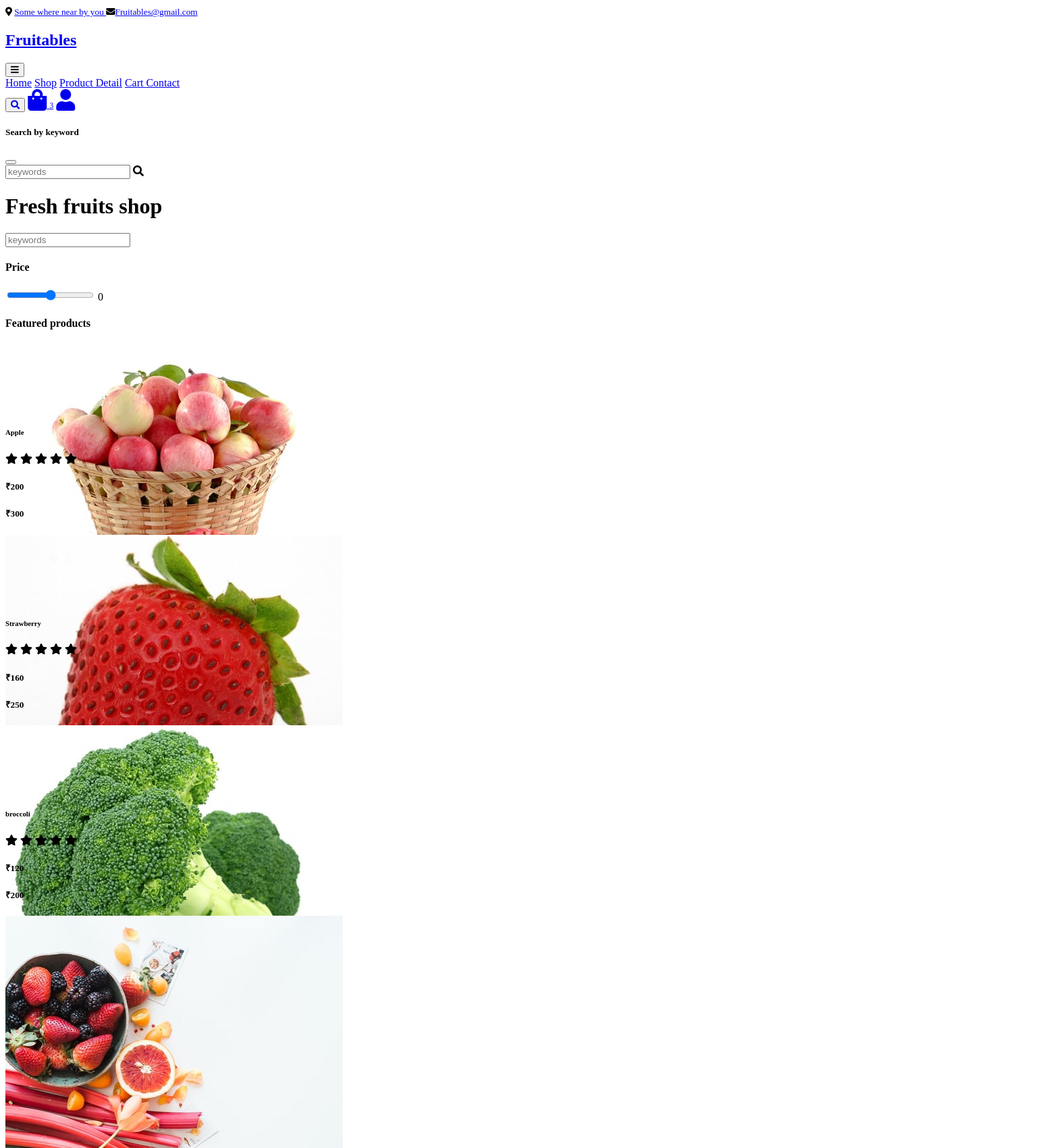
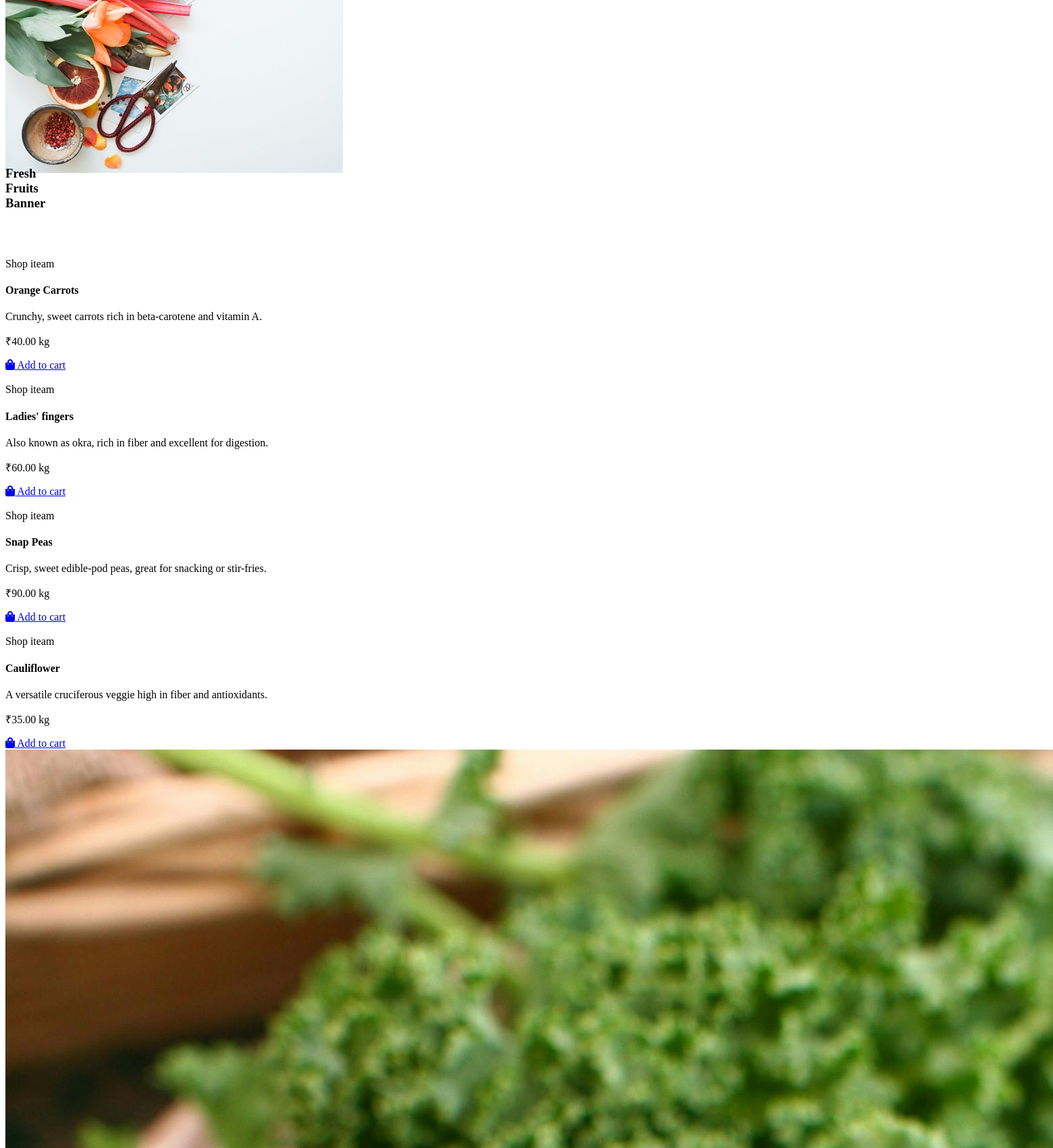
The app's page /shop/ (signed in, upper part) with its own data (2 pictures, top to bottom).
### products/models.py (models this page shows, shortened)
class Product(models.Model):
    category = models.ForeignKey(Category, on_delete=models.CASCADE)
    product_name = models.CharField(max_length=200)
    description = models.TextField(blank=True, null=True)
    price = models.DecimalField(max_digits=10, decimal_places=2)
    quantity = models.IntegerField(default = 0)
    image = models.ImageField(upload_to='Fruit_images/', blank=True, null=True)
    is_available = models.BooleanField(default=True)
    created_at = models.DateTimeField(auto_now_add=True)

### core/views.py (the view, shortened to what this page needs)
# urls.py: path('shop/', shop_random, name="shop")
@login_required(login_url="/account/sign_in/")
def shop_random(request):
    Random_obj = []
    fruit_list = product_model.Product.objects.filter(category=2)
    for f in fruit_list:
        f.type = "fruit"
        Random_obj.append(f)
    veg_list = product_model.Product.objects.filter(category=1)
    for g in veg_list:
        g.type = "veg"
        Random_obj.append(g)
    obj = random.sample(Random_obj,  min(9, len(Random_obj)))
    all_product = product_model.Product.objects.all()
    keywords = request.GET.get("keywords","")
    if keywords:
        all_product = all_product.filter(product_name__icontains = keywords)
    use_range = request.GET.get('rangeInput')
    return render(request, "core/shop.html", {'shop_Random_choices': obj,'final_result':all_product,'keywords':keywords})

### core/templates/core/shop.html (shortened to what this page needs)
{% extends 'core/base.html' %}
{% block start %}
{% load static %}
<div class="modal fade" id="searchModal" tabindex="-1" aria-labelledby="exampleModalLabel" aria-hidden="true">
    <div class="modal-dialog modal-fullscreen">
        <div class="modal-content rounded-0">
            <div class="modal-header">
                <h5 class="modal-title" id="exampleModalLabel">Search by keyword</h5>
                <button type="button" class="btn-close" data-bs-dismiss="modal" aria-label="Close"></button>
            </div>
            <div class="modal-body d-flex align-items-center">
                <div class="input-group w-75 mx-auto d-flex">
                    <input type="search" class="form-control p-3" placeholder="keywords"
                        aria-describedby="search-icon-1">
                    <span id="search-icon-1" class="input-group-text p-3"><i class="fa fa-search"></i></span>
                </div>
            </div>
        </div>
    </div>
</div>
<div class="container-fluid fruite py-5">
    <div class="container py-5">
        <h1 class="mb-4">Fresh fruits shop</h1>
        <div class="row g-4">
            <div class="col-lg-12">
                <div class="row g-4">
                    <div class="col-xl-3">
                        <div class="input-group w-100 mx-auto d-flex">
                            <form method="get">
                            <input type="search" value="{{keywords}}" name="keywords" class="form-control p-3" placeholder="keywords"
                                aria-describedby="search-icon-1">
                            </form>
                        </div>
                    </div>
                </div>
                <div class="row g-4">
                    <div class="col-lg-3">
                        <div class="row g-4">
                            <div class="col-lg-12">
                                <div class="mb-3">
                                    <h4 class="mb-2">Price</h4>
                                    <form method="get" id="rangeForm">
                                        <input type="range" class="form-range w-100" id="rangeInput"  name="rangeInput"
                                            min="0" max="1000" value="{{use_range}}" oninput="amount.value = this.value"
                                            onchange="document.getElementById('rangeForm').submit();">
                                        <output id="amount" for="rangeInput">{%if use_range %}{{use_range}}{% else %}0{% endif %}</output>
                                    </form>
                                </div>
                            </div>
                            <div class="col-lg-12">
                                <h4 class="mb-3">Featured products</h4>
                                <div class="d-flex align-items-center justify-content-start">
                                    <div class="rounded me-4" style="width: 100px; height: 100px;">
                                        <img src="{%static 'core/images/featur-1.jpg' %}" class="img-fluid rounded"
                                            alt="">
                                    </div>
                                    <div>
                                        <h6 class="mb-2">Apple</h6>
                                        <div class="d-flex mb-2">
                                            <i class="fa fa-star text-secondary"></i>
                                            <i class="fa fa-star text-secondary"></i>
                                            <i class="fa fa-star text-secondary"></i>
                                            <i class="fa fa-star text-secondary"></i>
                                            <i class="fa fa-star"></i>
                                        </div>
                                        <div class="d-flex mb-2">
                                            <h5 class="fw-bold me-2">₹200</h5>
                                            <h5 class="text-danger text-decoration-line-through">₹300</h5>
                                        </div>
                                    </div>
                                </div>
                                <div class="d-flex align-items-center justify-content-start">
                                    <div class="rounded me-4" style="width: 100px; height: 100px;">
                                        <img src="{%static 'core/images/featur-2.jpg' %}" class="img-fluid rounded"
                                            alt="">
                                    </div>
                                    <div>
                                        <h6 class="mb-2">Strawberry</h6>
                                        <div class="d-flex mb-2">
                                            <i class="fa fa-star text-secondary"></i>
                                            <i class="fa fa-star text-secondary"></i>
                                            <i class="fa fa-star text-secondary"></i>
                                            <i class="fa fa-star text-secondary"></i>
                                            <i class="fa fa-star"></i>
                                        </div>
                                        <div class="d-flex mb-2">
                                            <h5 class="fw-bold me-2">₹160</h5>
                                            <h5 class="text-danger text-decoration-line-through">₹250</h5>
                                        </div>
                                    </div>
                                </div>
                                <div class="d-flex align-items-center justify-content-start">
                                    <div class="rounded me-4" style="width: 100px; height: 100px;">
                                        <img src="{%static 'core/images/featur-3.jpg' %}" class="img-fluid rounded"
                                            alt="">
                                    </div>
                                    <div>
                                        <h6 class="mb-2">broccoli</h6>
                                        <div class="d-flex mb-2">
                                            <i class="fa fa-star text-secondary"></i>
                                            <i class="fa fa-star text-secondary"></i>
                                            <i class="fa fa-star text-secondary"></i>
                                            <i class="fa fa-star text-secondary"></i>
                                            <i class="fa fa-star"></i>
                                        </div>
                                        <div class="d-flex mb-2">
                                            <h5 class="fw-bold me-2">₹120</h5>
                                            <h5 class="text-danger text-decoration-line-through">₹200</h5>
                                        </div>
                                    </div>
                                </div>
                            </div>
                            <div class="col-lg-12">
                                <div class="position-relative">
                                    <img src="{%static 'core/images/banner-fruits.jpg' %}"
                                        class="img-fluid w-100 rounded" alt="">
                                    <div class="position-absolute"
                                        style="top: 50%; right: 10px; transform: translateY(-50%);">
                                        <h3 class="text-secondary fw-bold">Fresh <br> Fruits <br> Banner</h3>
                                    </div>
                                </div>
                            </div>
                        </div>
                    </div>
                    <div class="col-lg-9">
                        <div class="row g-4 justify-content-center">
                            {% if final_result %}
                            {% for in_range in final_result %}
                            <div class="col-md-6 col-lg-6 col-xl-4">
                                <div class="rounded position-relative fruite-item">
                                    <div class="fruite-img">
                                        <img src="{{in_range.image.url }}" class="img-fluid w-100 rounded-top" alt="">
                                    </div>
                                    <div class="text-white bg-secondary px-3 py-1 rounded position-absolute"
                                        style="top: 10px; left: 10px;">Shop iteam</div>
                                    <div class="p-4 border border-secondary border-top-0 rounded-bottom">
                                        <h4>{{ in_range.product_name }}</h4>
                                        <p>{{in_range.description}}</p>
                                        <div class="d-flex justify-content-between flex-lg-wrap">
                                            <p class="text-dark fs-5 fw-bold mb-0">₹{{in_range.price}} kg</p>
                                            <a href="{% url 'add_to_cark' in_range.id %}"
                                                class="btn border border-secondary rounded-pill px-3 text-primary"><i
                                                    class="fa fa-shopping-bag me-2 text-primary"></i> Add to cart</a>
                                        </div>
                                    </div>
                                </div>
                            </div>
                            {% endfor %}
                            {% endif %}
                        </div>
                    </div>
                </div>
            </div>
        </div>
    </div>
</div>
{% endblock %}

### core/templates/core/base.html (shortened to what this page needs)
{% load static %}
<!DOCTYPE html>
<html lang="en">
<head>
    <link rel="stylesheet" href="https://use.fontawesome.com/releases/v5.15.4/css/all.css" />
    <link href="{% static 'core/clean.css' %}" rel="stylesheet">
    <link href="{% static 'core/style2.css' %}" rel="stylesheet">
</head>
<body>
    <div class="container-fluid fixed-top">
        <div class="container topbar bg-primary d-none d-lg-block">
            <div class="d-flex justify-content-between">
                <div class="top-info ps-2">
                    <small class="me-3"><i class="fas fa-map-marker-alt me-2 text-secondary"></i> <a href="#"
                            class="text-white">Some where near by you </a></small>
                    <small class="me-3"><i class="fas fa-envelope me-2 text-secondary"></i><a href="#"
                            class="text-white">Fruitables@gmail.com</a></small>
                </div>
            </div>
        </div>
        <div class="container px-0">
            <nav class="navbar navbar-light bg-white navbar-expand-xl">
                <a href="/" class="navbar-brand">
                    <h1 class="text-primary display-6">Fruitables</h1>
                </a>
                <button class="navbar-toggler py-2 px-3" type="button" data-bs-toggle="collapse"
                    data-bs-target="#navbarCollapse">
                    <span class="fa fa-bars text-primary"></span>
                </button>
                <div class="collapse navbar-collapse bg-white" id="navbarCollapse">
                    <div class="navbar-nav mx-auto">
                        <a href="/" class="nav-item nav-link {% if request.path == '/' %} active {% endif %}">Home</a>
                        <a href="/shop/"
                            class="nav-item nav-link  {% if request.path == '/shop/' %} active {% endif %}">Shop</a>
                        <a href="/product_detail/"
                            class="nav-item nav-link  {% if request.path == '/product_detail/' %} active {% endif %}">Product
                            Detail</a>
                        <a href="/cart/"
                            class="nav-item nav-link  {% if request.path == '/cart/' %} active {% endif %}">Cart
                        </a>
                        <a href="/contact/"
                            class="nav-item nav-link {% if request.path == '/contact/' %} active {% endif %}">Contact</a>
                    </div>
                    <div class="d-flex align-items-center gap-3 m-3 me-0">
                        {% if request.path != '/' %}
                        <button class="btn border border-secondary circle bg-white p-2">
                            <a href="/#indexInput">
                                <i class="fas fa-search text-primary"></i>
                            </a>
                        </button>
                        {% endif %}
                        <div style="position: relative; display: inline-block;">
                            <a href="#" id="showOders" class="position-relative d-inline-block">
                                <i class="fa fa-shopping-bag fa-2x text-dark"></i>
                                <span
                                    class="position-absolute top-0 start-100 translate-middle bg-secondary text-dark rounded-circle d-flex align-items-center justify-content-center"
                                    style="width: 20px; height: 20px; font-size: 0.75rem;">
                                    3
                                </span>
                            </a>
                        </div>
                        <div style="position: relative; display: inline-block;">
                            <a href="#" id="showButton" class="d-inline-block">
                                <i class="fas fa-user fa-2x text-dark"></i>
                            </a>
                        </div>
                    </div>
                </div>
            </nav>
        </div>
    </div>
    {% block start %}
    {% endblock%}
</body>
</html>

### records on screen
Product: product_name "Orange Carrots", description "Crunchy, sweet carrots rich in beta-carotene and vitamin A.", price "40.00"
Product: product_name "Ladies' fingers", description "Also known as okra, rich in fiber and excellent for digestion.", price "60.00"
Product: product_name "Snap Peas", description "Crisp, sweet edible-pod peas, great for snacking or stir-fries.", price "90.00"
Product: product_name "Cauliflower", description "A versatile cruciferous veggie high in fiber and antioxidants.", price "35.00"
Product: image (picture)
